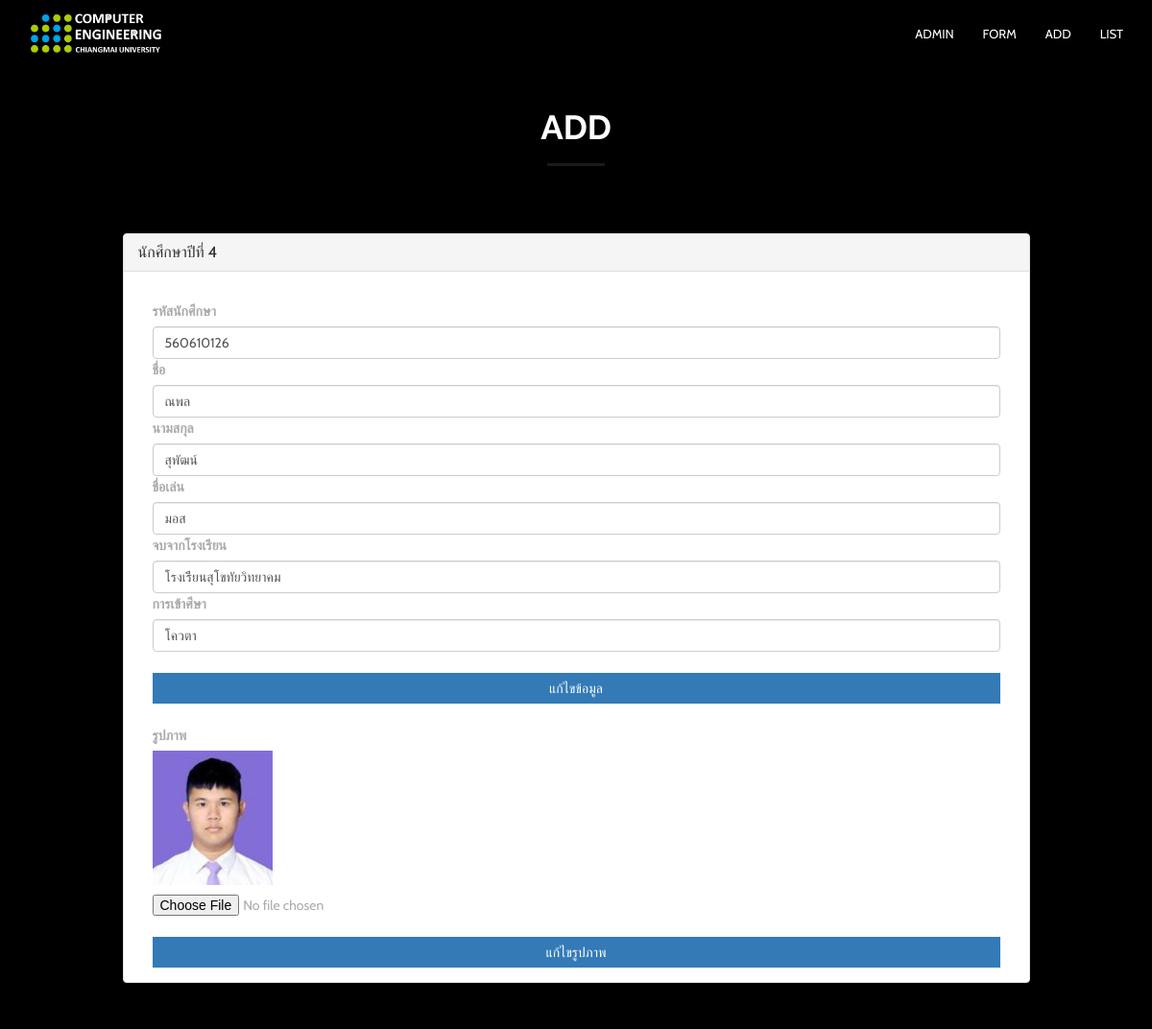
/senior/senior_form_edit.php?id=1, run on the app's committed database.
### tables this page shows
CREATE TABLE `senior` (
  `id` int(11) NOT NULL,
  `student_id` int(9) NOT NULL,
  `firstname` varchar(20) NOT NULL,
  `lastname` varchar(20) NOT NULL,
  `nickname` varchar(20) NOT NULL,
  `school` varchar(50) NOT NULL,
  `entrance` varchar(20) NOT NULL,
  `img` text NOT NULL
);

### senior/senior_form_edit.php (the view, shortened to what this page needs)
<?php
    $servername = "localhost";
    $username = "root";
    $password = "";
    $dbname = "group6";
    $conn = new mysqli($servername, $username, $password,$dbname);
    mysqli_set_charset($conn, "utf8");
  $sql = "SELECT * FROM senior where id='".$_GET["id"]."'";
  $result = $conn->query($sql);
  $row = $result->fetch_assoc()
?>
<!DOCTYPE html>
<html lang="en">
<head>
    <link href="../bootstrap/css/bootstrap.min.css" rel="stylesheet">
    <link href="../font-awesome/css/font-awesome.min.css" rel="stylesheet">
    <link href="../css/flexslider.css" rel="stylesheet" type="text/css" media="screen">
    <link href="../css/owl.carousel.css" rel="stylesheet" type="text/css" media="screen">
    <link href="../css/owl.theme.css" rel="stylesheet" type="text/css" media="screen">
    <link rel="stylesheet" type="text/css" href="../css/jquery-ui.min.css" media="screen">
    <link href="../lightbox2/dist/css/lightbox.css" rel="stylesheet">
    <link href="../css/restaurant-onepage-dark.css" rel="stylesheet" type="text/css" media="screen">
      </head>
      <body data-spy="scroll">
        <nav class="navbar navbar-inverse navbar-fixed-top">
            <div class="container">
                <div class="navbar-header">
                    <a href="../index.html"><img src="../img/logo.png" alt = "img" width = "140"></a>
                </div>
                <div id="navbar" class="navbar-collapse collapse">
                    <ul class="nav navbar-nav scroll-to navbar-right">
                        <li><a href="../admin/index.html">Admin</a></li>
                        <li><a href="senior_form.php">Form</a></li>
                        <li><a href="#add">Add</a></li>
                        <li><a href="#list">List</a></li>
                    </ul>
                </div>
            </div>
        </nav>
        <section id="add" class="about-section" >
            <div class="container">
                <div class="row">
                    <div class="col-sm-6 col-sm-offset-3 center-title text-center">
                        <h3><br>Add</h3>
                        <span class="center-line"></span>
                    </div>
                </div>
                <div class="row">
                  <div class="col-xs-offset-1 col-xs-10">
                <div class="panel panel-default formPanel">
                          <div class="panel-heading bg-color-1 border-color-1">
                            <h3 class="panel-title">นักศึกษาปีที่ 4</h3>
                          </div>
                          <div class="panel-body">
                                <form action="senior_edit.php?id=<?=$row["id"]?>" method="POST" role="form" enctype="multipart/form-data">
                                      <div class="form-group formField">
                                        <div class="col-xs-12">
                                           <label for="">รหัสนักศึกษา</label>
                                           <input type="text" class="form-control" name="student_id" value="<?=$row["student_id"]?>" required>
                                        </div>
                                      </div>
                                      <div class="form-group formField">
                                        <div class="col-xs-12">
                                           <label for="">ชื่อ</label>
                                           <input type="text" class="form-control" name="firstname" value="<?=$row["firstname"]?>" required>
                                        </div>
                                      </div>
                                       <div class="form-group formField">
                                        <div class="col-xs-12">
                                              <label for="">นามสกุล</label>
                                               <input type="text" class="form-control" name="lastname" value="<?=$row["lastname"]?>" required>
                                        </div>
                                      </div>
                                      <div class="form-group formField">
                                        <div class="col-xs-12">
                                              <label for="">ชื่อเล่น</label>
                                               <input type="text" class="form-control" name="nickname" value="<?=$row["nickname"]?>" required>
                                        </div>
                                        </div>
                                      <div class="form-group formField">
                                        <div class="col-xs-12">
                                           <label for="">จบจากโรงเรียน</label>
                                           <input type="text" class="form-control" name="school" value="<?=$row["school"]?>" required>
                                        </div>
                                      </div>
                                      <div class="form-group formField">
                                        <div class="col-xs-12">
                                           <label for="">การเข้าศึษา</label>
                                           <input type="text" class="form-control" name="entrance" value="<?=$row["entrance"]?>" required>
                                        </div>
                                      </div>
                                      <div class="form-group formField">
                                            <div class="col-xs-12">
                                                <input type="submit" class="btn btn-primary btn-block bg-color-3 border-color-3" value="แก้ไขข้อมูล">
                                            </div>
                                      </div>
                                </form>
                                <form action="senior_img_edit.php?id=<?=$row["id"]?>" method="POST" role="form" enctype="multipart/form-data">
                 <div class="form-group">
                          <div class="col-xs-12">
                            <label for=""><br>รูปภาพ</label>
                            <p><img src="<?=$row["img"]?>" alt="" img-rounded img-responsive width=125></p>
                            <input type="file" name="img" id="img">
                        </div>
                        <div class="form-group formField">
                      <div class="col-xs-12">
                         <input type="submit" class="btn btn-primary btn-block bg-color-1 border-color-3" value="แก้ไขรูปภาพ">
                     </div>
             </form>
                   </div>
                </div>
             </div>
         </div>
     </div>
</section>
</body>
</html

### css/restaurant-onepage-dark.css (style rules this page uses)
html, body { height: 100%; }
body { font-family: "Cabin", sans-serif; line-height: 22px; color: #aaa; -webkit-font-smoothing: antialiased; -webkit-text-size-adjust: 100%; -ms-text-size-adjust: 100%; background-color: #222; }
a { color: #f2b84b; }
a, button { -moz-transition: all 0.3s; -o-transition: all 0.3s; -webkit-transition: all 0.3s; transition: all 0.3s; border: 0px; background-color: transparent; }
a, a:hover, a:focus, button, button:focus { text-decoration: none; outline: 0 !important; }
h1, h1, h3, h4, h5, h6 { margin-top: 0px; color: #fff; }
.center-title { margin-bottom: 50px; }
.center-title h3 { text-transform: uppercase; font-weight: 700; margin: 0px; font-size: 35px; line-height: 35px; font-family: "Raleway", sans-serif; }
.center-title .center-line { display: block; margin: 20px auto; height: 3px; text-align: center; width: 60px; background-color: rgba(255, 255, 255, 0.1); }
.center-line { display: block; margin: 10px auto; height: 3px; text-align: center; width: 60px; background-color: rgba(255, 255, 255, 0.2); }
.btn { -webkit-border-radius: 0px; -moz-border-radius: 0px; -ms-border-radius: 0px; border-radius: 0px; border: 0px; text-transform: uppercase; }
.navbar-inverse { background-color: rgba(0, 0, 0, 0.5); border: 0px; padding: 10px 0; -moz-transition: all 0.5s ease-in-out; -o-transition: all 0.5s ease-in-out; -webkit-transition: all 0.5s ease-in-out; transition: all 0.5s ease-in-out; }
.navbar-inverse .navbar-nav > li > a { color: #fff; text-transform: uppercase; font-size: 13px; }
.about-section { padding-top: 80px; padding-bottom: 50px; background-color: #000000; }
* { padding: 0; margin: 0; }
* { word-wrap: break-word; }

### data on the page
senior: student_id "560610126", firstname "ณพล", lastname "สุพัฒน์", nickname "มอส", school "โรงเรีียนสุโขทัยวิทยาคม", entrance "โควตา", img (picture)
